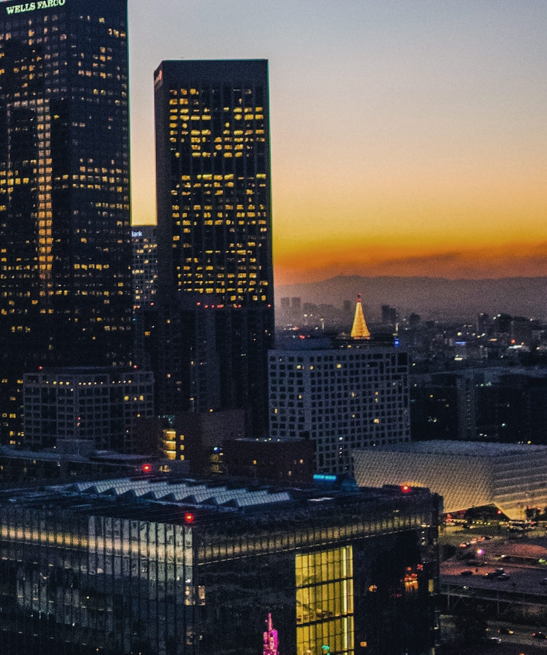
#> input picture Images/Filtered Image/Croped.jpg, 1093 x 1309 px, found by its file name (shown at 1/2 size)
$ jupyter execute --allow-errors Research.ipynb   (shell and % lines are left out)
#> lines starting #> are read from the running program, lines starting #| are printed output that depends on the picture
[cell 1]
import cv2

import numpy as np

original = cv2.imread("/Users/amir/Desktop/Filtered Image/Original.jpg")
duplicate = cv2.imread("/Users/amir/Desktop/Filtered Image/Original.jpg")
croped = cv2.imread("/Users/amir/Desktop/Filtered Image/Croped.jpg")
#> croped is the input picture: shape (1309, 1093, 3); mean B, G, R 72.7, 75.7, 81.4
recolored = cv2.imread("/Users/amir/Desktop/Filtered Image/Recolored.jpg")
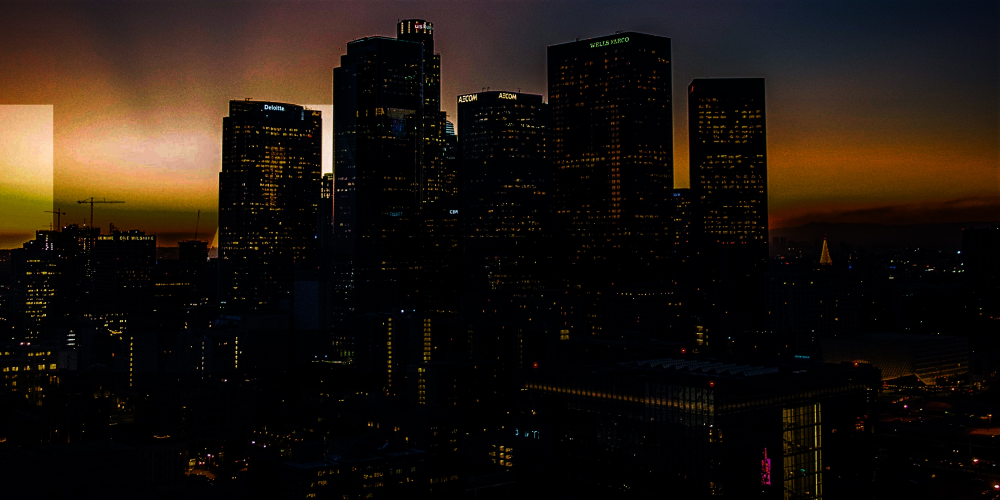
#> input picture Images/Filtered Image/Recolored.jpg, 3000 x 1500 px, found by its file name (shown at 1/3 size)
#> recolored is the input picture: shape (1500, 3000, 3); mean B, G, R 14.6, 20.9, 29.5
recolored2 = cv2.imread("/Users/amir/Desktop/Filtered Image/Recolored2.jpg")
rotated = cv2.imread("/Users/amir/Desktop/Filtered Image/Rotated.jpg")
popart = cv2.imread("/Users/amir/Desktop/Filtered Image/PopArt.jpg")
resized = cv2.imread("/Users/amir/Desktop/Filtered Image/Resized.jpg")
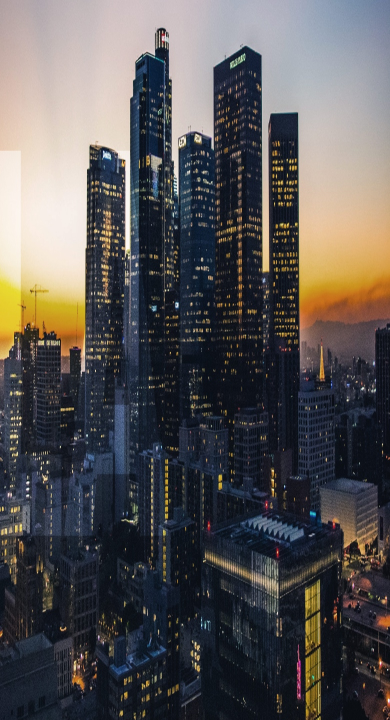
#> input picture Images/Filtered Image/Resized.jpg, 780 x 1440 px, found by its file name (shown at 1/2 size)
#> resized is the input picture: shape (1440, 780, 3); mean B, G, R 85.1, 84.9, 87.6
sharpened = cv2.imread("/Users/amir/Desktop/Filtered Image/Sharpened.jpg")
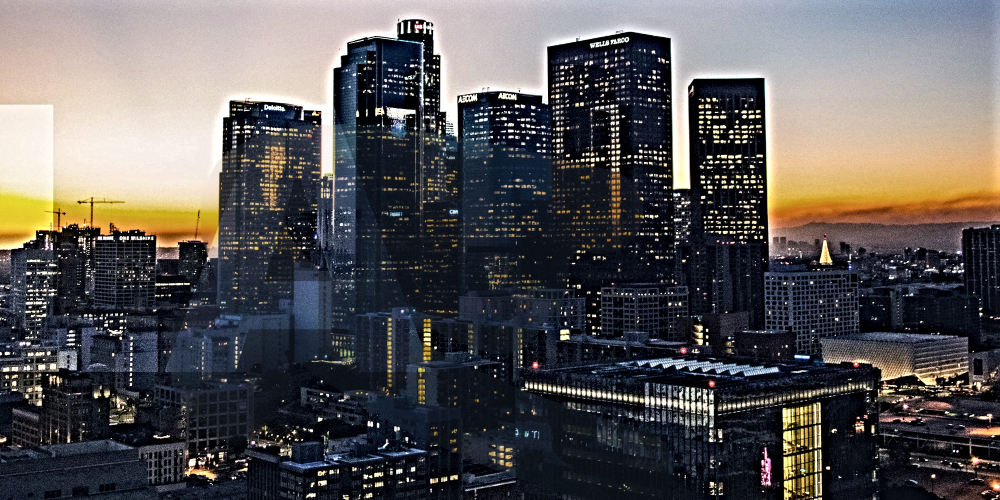
#> input picture Images/Filtered Image/Sharpened.jpg, 3000 x 1500 px, found by its file name (shown at 1/3 size)
#> sharpened is the input picture: shape (1500, 3000, 3); mean B, G, R 86.5, 86.1, 88.9
sunburst = cv2.imread("/Users/amir/Desktop/Filtered Image/Sunburst.jpg")

first = original
second = croped
